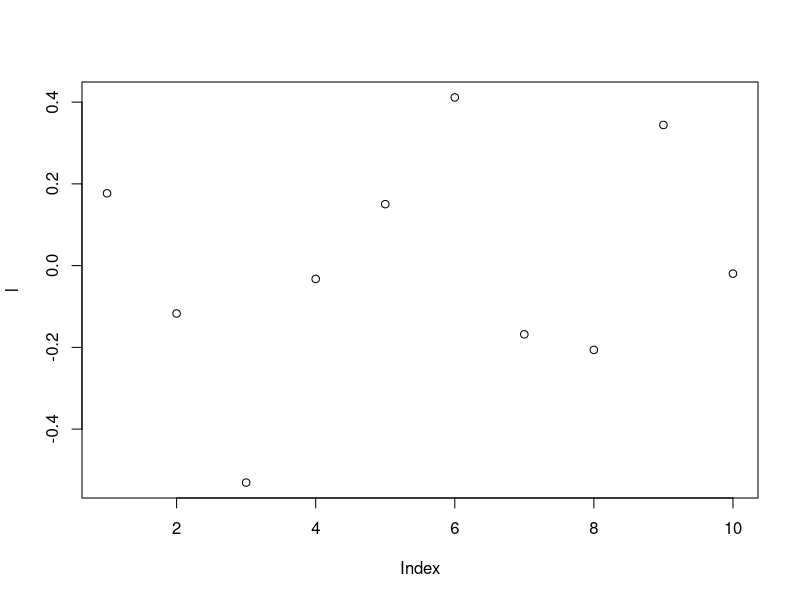

Here is the R script that generated this plot:
library(mvtnorm)

simcor <- function(ncor, nnor, rho){
    if (ncor < 1 | nnor < 2 | rho < -1 | rho > 1) return(NA)
    library(mvtnorm)
    vm <- matrix(c(1,rho,rho,1),2,2)
    result <- NULL
    for (i in c(1:ncor)){
        norv <- rmvnorm(nnor,mean = c(0,0), sigma= vm)
        sc <- cor(norv)[1,2]
        result <- c(result,sc)
    }
    return(result)
}

l = simcor(10,15,0)
plot(l)